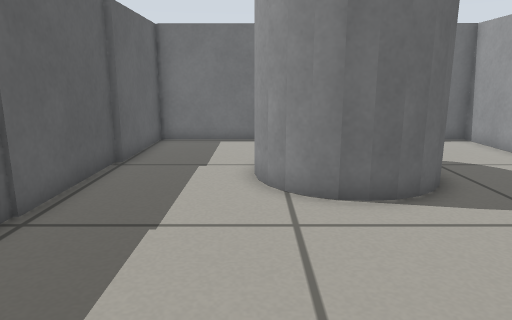
[1] (above)

12 first-person views from a walk through a robot-simulator world made for Gazebo. The camera is 0.51 m above the floor, tilts 12° down and sees 70° across. The floor is counted in squares, 0.2 m on a side. Each view is taken from the middle of a square. On the plan, view 1 faces up. The plan holds only what a view shows up to about 20 squares ahead; the rest is blank.

[2]
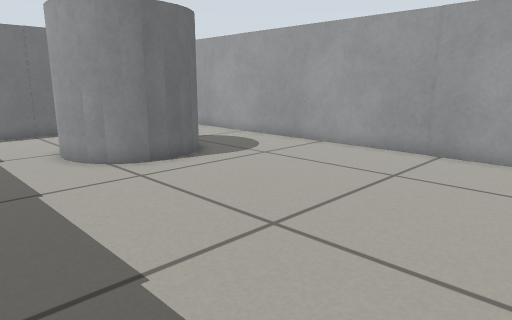

[3]
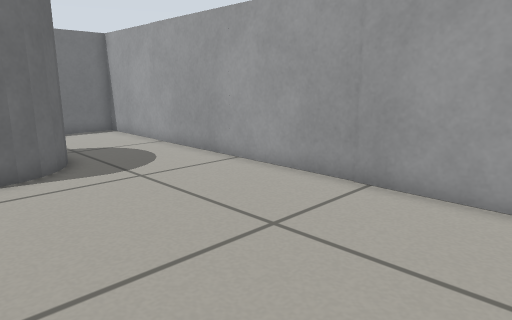

[4]
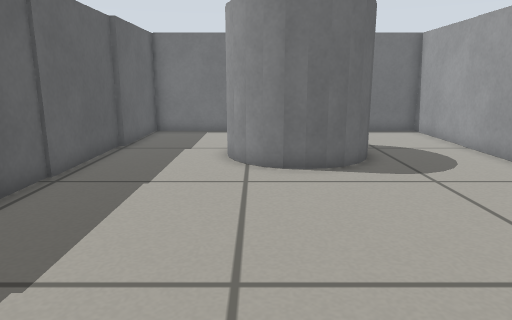

[5]
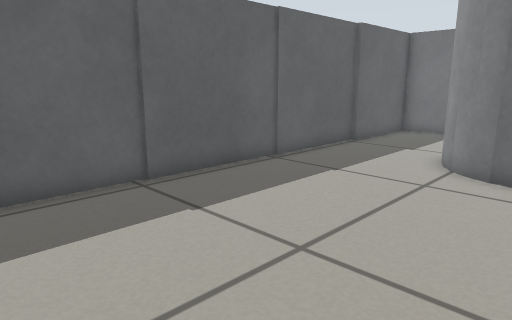

[6]
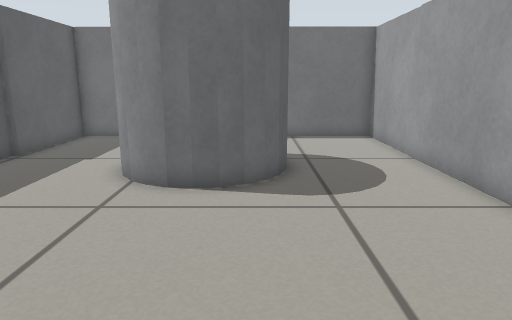

[7]
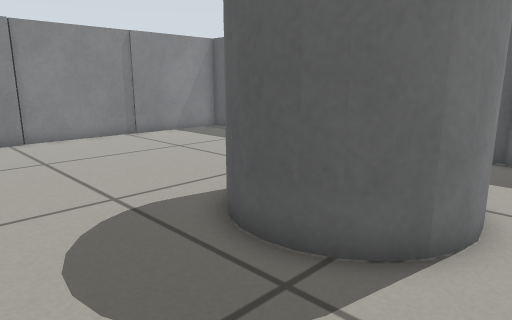

[8]
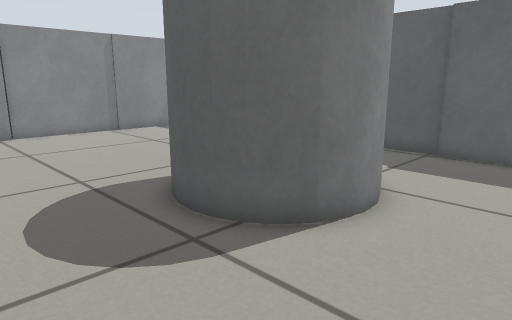

[9]
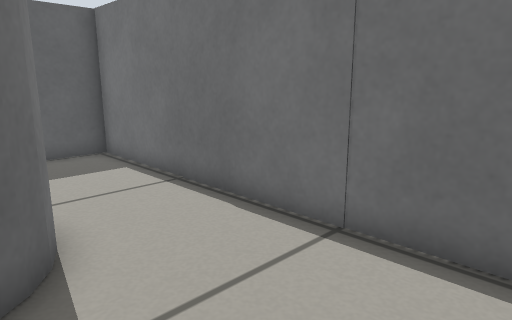

[10]
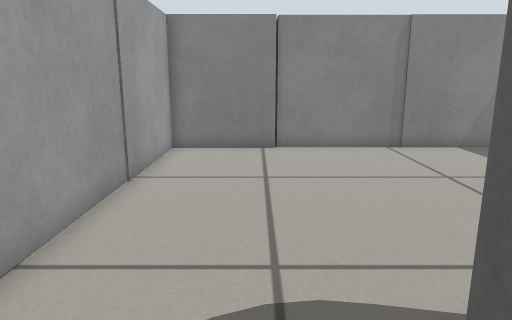

[11]
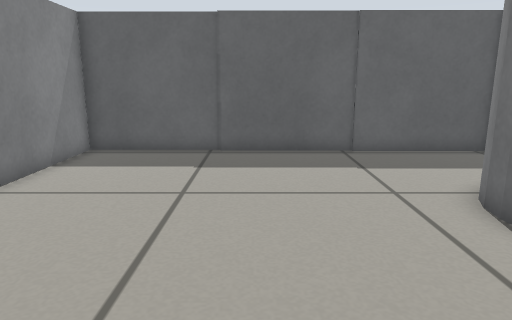

[12]
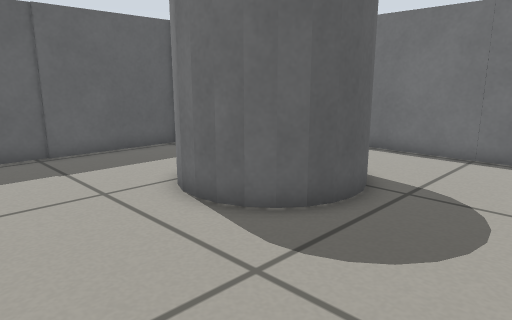

### Floor plan
Key: @ floor where view 1 was taken; . floor; B grey box; C grey cylinder; O other object.
Columns run from 5 left of view 1 to 10 right of it. Each row starts with its distance up from view 1.
 17  BBBBBBBBBBBBBBB
 16 B..............B
 15 B..............B
 14 B..............B
 13 B..............B
 12 B.....CCCC.....B
 11 B....C   CC....B
 10 B....C    C....B
  9 B....CC  CC....B
  8 B.....CCCC.....B
  7 B..............B
  6 B..............B
  5 B..............B
  4 B..............B
  3 B..............B
  2 B..............B
  1 B..............B
  0 B....@.........B
 -1 B..............B
 -2 B..............B
 -3 O..........BBBB
 -4  BBBBBBBBBB
 -5           B

Positions as (right, up) in squares from view 1, and headings:
1: (0, 0), facing up
2: (-4, -3), facing up-right
3: (1, -3), facing up-right
4: (1, -3), facing up
5: (4, -3), facing up-left
6: (4, -1), facing up
7: (9, 14), facing down-left
8: (9, 16), facing down-left
9: (9, 11), facing up-left
10: (6, 11), facing down
11: (9, 3), facing left
12: (9, 3), facing up-left
